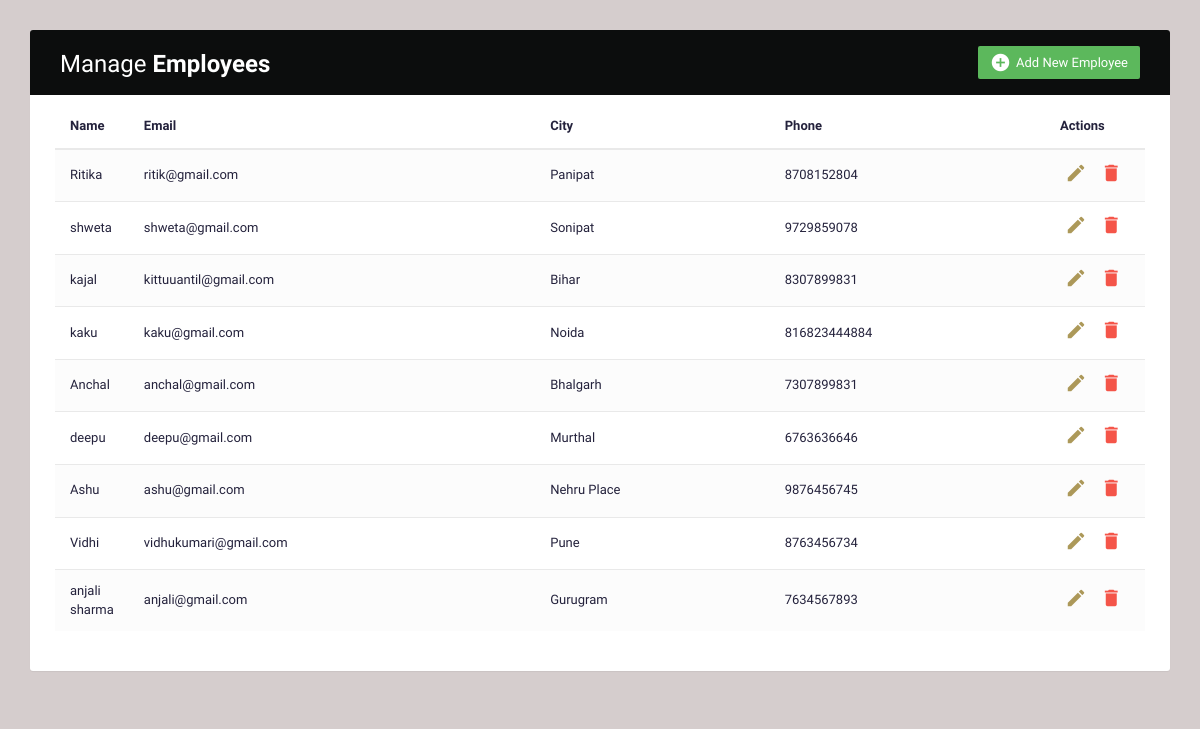
The page / on the database its author committed.
### Operation/models.py (models this page shows, shortened)
class Employees(models.Model):
    name = models.CharField(max_length=100)
    email = models.EmailField(max_length=100)
    city = models.CharField(max_length=100)
    phone = models.IntegerField()

### Operation/views.py (the view)
# urls.py: path('', views.index, name='index'),
def index(request):
    emp = Employees.objects.all()
    context = {
        'emp': emp
    }
    return render(request, 'index.html', context)

### template/index.html (shortened to what this page needs)
<!DOCTYPE html>
<html lang="en">
<head>
<link rel="stylesheet" href="https://maxcdn.bootstrapcdn.com/font-awesome/4.7.0/css/font-awesome.min.css">
<link rel="stylesheet" href="https://maxcdn.bootstrapcdn.com/bootstrap/3.3.7/css/bootstrap.min.css">
</head>
  <body>
    <div class="container">
        <div class="table-wrapper">
            <div class="table-title">
                <div class="row">
                    <div class="col-sm-6">
						<h2>Manage <b>Employees</b></h2>
					</div>
					<div class="col-sm-6">
						<a href="#addEmployeeModal" class="btn btn-success" data-toggle="modal"><i class="material-icons">&#xE147;</i> <span>Add New Employee</span></a>
					</div>
                </div>
            </div>
            <table class="table table-striped table-hover">
                <thead>
                    <tr>
                        <th>Name</th>
                        <th>Email</th>
						<th>City</th>
                        <th>Phone</th>
                        <th>Actions</th>
                    </tr>
                </thead>
                <tbody>
					{% for i in emp %}
                    <tr>
                        <td>{{i.name}}</td>
                        <td>{{i.email}}</td>
						<td>{{i.city}}</td>
                        <td>{{i.phone}}</td>
                        <td>
                            <a href="#editEmployeeModal-{{ forloop.counter }}" class="edit" data-toggle="modal"><i class="material-icons" data-toggle="tooltip" title="Edit">&#xE254;</i></a>
                            <a href="#deleteEmployeeModal-{{ forloop.counter }}" class="delete" data-toggle="modal"><i class="material-icons" data-toggle="tooltip" title="Delete">&#xE872;</i></a>
                        </td>
                    </tr>
                    {% endfor %}
				</tbody>
            </table>
        </div>
    </div>
</body>
</html>

### template/index.html (style rules this page uses)
body { color: #24223c; background: #d5cdcd; font-family: 'Varela Round', sans-serif; font-size: 13px; }
.table-wrapper { background: #fff; padding: 20px 25px; margin: 30px 0; border-radius: 3px; box-shadow: 0 1px 1px rgba(0,0,0,.05); }
.table-title { padding-bottom: 15px; background: #0c0d0d; color: #fff; padding: 16px 30px; margin: -20px -25px 10px; border-radius: 3px 3px 0 0; }
.table-title h2 { margin: 5px 0 0; font-size: 24px; }
.table-title .btn { color: #fff; float: right; font-size: 13px; border: none; min-width: 50px; border-radius: 2px; border: none; outline: none !important; margin-left: 10px; }
.table-title .btn i { float: left; font-size: 21px; margin-right: 5px; }
.table-title .btn span { float: left; margin-top: 2px; }
table.table tr th, table.table tr td { border-color: #e9e9e9; padding: 12px 15px; vertical-align: middle; }
table.table tr th:first-child { width: 60px; }
table.table tr th:last-child { width: 100px; }
table.table-striped tbody tr:nth-of-type(odd) { background-color: #fcfcfc; }
table.table td:last-child i { opacity: 0.9; font-size: 22px; margin: 0 5px; }
table.table td a { font-weight: bold; color: #566787; display: inline-block; text-decoration: none; outline: none !important; }
table.table td a.edit { color: #a48e48; }
table.table td a.delete { color: #F44336; }
table.table td i { font-size: 19px; }

### rows shown on the page
Employees: name "Ritika", email "ritik@gmail.com", city "Panipat", phone "8708152804"
Employees: name "shweta", email "shweta@gmail.com", city "Sonipat", phone "9729859078"
Employees: name "kajal", email "kittuuantil@gmail.com", city "Bihar", phone "8307899831"
Employees: name "kaku", email "kaku@gmail.com", city "Noida", phone "816823444884"
Employees: name "Anchal", email "anchal@gmail.com", city "Bhalgarh", phone "7307899831"
Employees: name "deepu", email "deepu@gmail.com", city "Murthal", phone "6763636646"
Employees: name "Ashu", email "ashu@gmail.com", city "Nehru Place", phone "9876456745"
Employees: name "Vidhi", email "vidhukumari@gmail.com", city "Pune", phone "8763456734"
Employees: name "anjali sharma", email "anjali@gmail.com", city "Gurugram", phone "7634567893"
